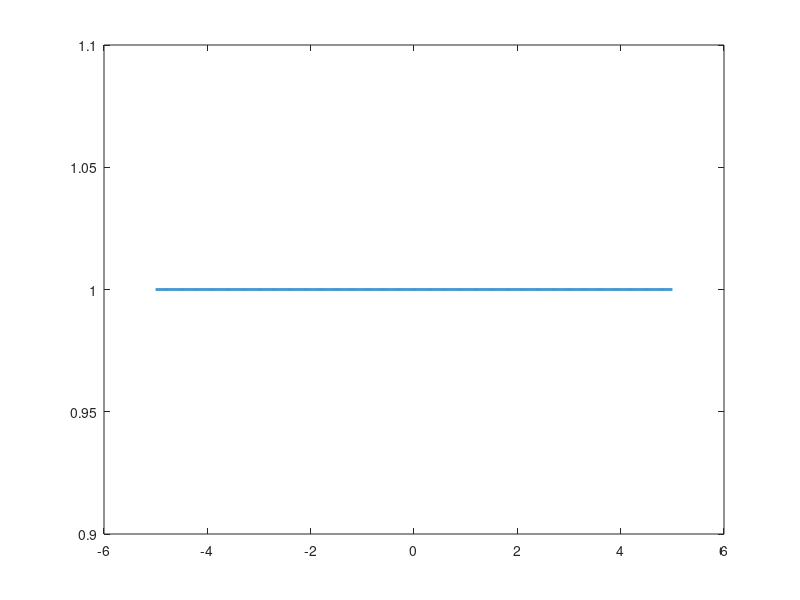

Recreate this plot in MATLAB. (Note: this script raises an error after producing the figure.)
clear;clc;close all;

tVec = -5:0.01:5;
% tVec = 0:0.01:1;

r = ones(1,length(tVec));
phi = ones(1,length(tVec));
% phi = 0.5*sin(tVec)+0.6*ones(1,length(tVec));

n_iter = 100;
eps = 0.01;
lr = 0.055;

% initial_condition_indices = [1 2];
initial_condition_indices = [];
for function_index = 1:size(r,1)
    for time_index = 1:length(initial_condition_indices)
        r(function_index,initial_condition_indices(function_index,time_index)) = solution_function(function_index,tVec(initial_condition_indices(function_index,time_index)));
    end
end
% r = linspace(r(1),r(end),length(tVec));
selected_indices = (1:length(tVec)).*ones(size(r,1),length(tVec));
selected_indices(initial_condition_indices) = [];
%%
figure;
for iter=0:n_iter
%     if iter==2000
%         lr = lr/10;
%     end
    if iter>0
%     dfdr = (cost_function(tVec,r+eps*perturb,gradient(r,tVec)+eps*gradient(perturb,tVec))-cost_function(tVec,r,gradient(r,tVec)))./eps;
        dfdr = functional_grad(tVec,r,phi,2,eps);
        r(selected_indices) = r(selected_indices) - lr*dfdr(selected_indices);
    end
    hold off;
    plot(tVec,r,'LineWidth',2)
    hold on;plot(tVec,solution_function(1,tVec))
    title(sprintf('Iteration: %d',iter))
    f{iter+1} = getframe(gcf);
    drawnow
%     pause(0.01)
end
%%
plot(tVec,r,'LineWidth',2)
hold on;plot(tVec,solution_function(1,tVec))
%% Create Animation
v = VideoWriter("sin.mp4",'MPEG-4');
open(v)
for iter=1:length(f)
    writeVideo(v,f{iter})
end
close(v)
%%
function g = functional_grad(t,r,phi,degree,eps)
    funcs = cell(size(r,1),1);
    perturbs = cell(size(r,1),1);
    for function_index = 1:size(r,1)
        funcs{function_index} = zeros(degree,length(t));
        funcs{function_index}(1,:) = r(function_index,:);
        perturbs{function_index} = zeros(degree,length(t));
        perturbs{function_index}(1,:) = phi(function_index,:);
        for deg=2:degree
            funcs{function_index}(deg,:) = gradient(funcs{function_index}(deg-1,:),t);
            perturbs{function_index}(deg,:) = gradient(perturbs{function_index}(deg-1,:),t);
        end
    end
    g = zeros(size(r,1),length(t));
    for function_index = 1:length(size(r,1))
        perturbed_function = funcs;
        perturbed_function{function_index} = perturbed_function{function_index}+eps*perturbs{function_index};
        g(function_index,:) = (cost_function(t,perturbed_function)-cost_function(t,funcs))./eps;
    end
end

function sol = solution_function(f_idx,t)
    f(1,:) = sin(t);
%     f(1,:) = exp(-t);
    sol = f(f_idx,:);
end

function f = cost_function(t,func)
    f = 0.5.*(func{1}(1,:)-sin(t)).^2;
%     f = 0.5.*(func{1}(1,:)+func{1}(2,:)).^2;
end